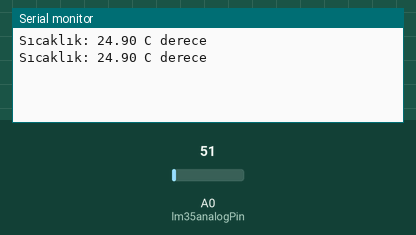
A sketch run on a simulated Arduino Uno, built with avr-gcc and run on an emulated ATmega328P. Parts: the last lines printed to the serial monitor. Inputs (shaded band) come from the test bench; at power-on: A0 (lm35analogPin) = 51.

Above: at 2.8 s.
2.9 s: A0 (lm35analogPin) set to 61
At 5.2 s:
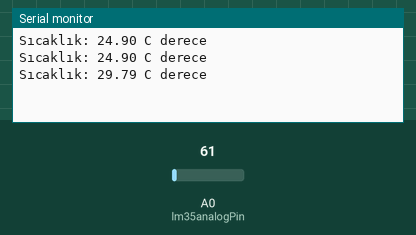
5.6 s: A0 (lm35analogPin) set to 71
At 7.0 s:
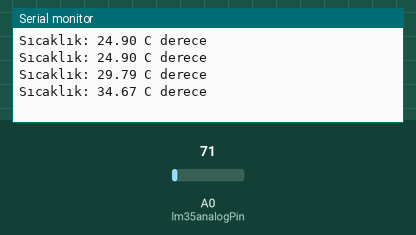
Timing chart, 0 to 8.6 s (numbered marks = the images above; inputs shaded):
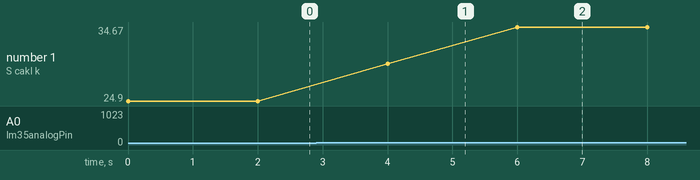

Measured:
- after the input at 2.9 s, the serial monitor: prints a new line after 1.1 s (image 1)
- after the input at 5.6 s, the serial monitor: prints a new line after 0.40 s (image 2)
- plotted number 1: 24.9 → 29.79 after the input at 2.9 s, 29.79 → 34.67 after the input at 5.6 s

The sketch:

lm35.ino
```cpp
int lm35analogPin = A0;
float sicaklik;
float analogDeger;


void setup(){
  Serial.begin(9600);

}

void loop(){

  analogDeger = analogRead(lm35analogPin);
  analogDeger = (analogDeger / 1024.0)*5000;

  sicaklik = analogDeger / 10.0;


  Serial.print("Sıcaklık: ");
  Serial.print(sicaklik);
  Serial.println(" C derece");
  delay(2000);

}
```
